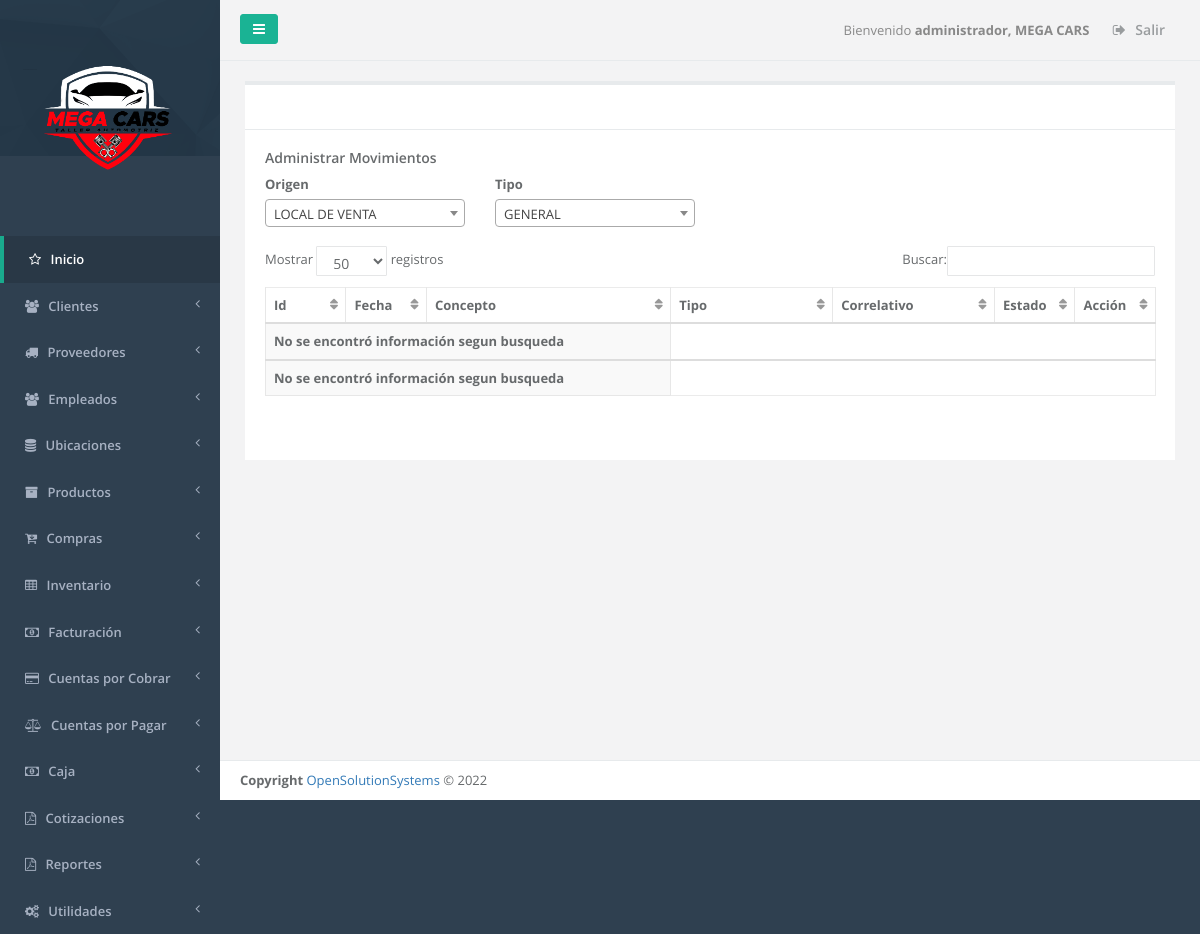
Screenshot of /admin_movimiento_asignacion.php (signed in) with the database file from the repository.
### tables this page shows
CREATE TABLE `sucursal` (
  `id_server` int(11) NOT NULL,
  `unique_id` text NOT NULL,
  `id_sucursal` int(11) NOT NULL,
  `descripcion` text NOT NULL,
  `direccion` varchar(255) NOT NULL,
  `telefono1` varchar(20) NOT NULL,
  `telefono2` varchar(20) NOT NULL,
  `casa_matriz` tinyint(1) NOT NULL,
  `iva` float NOT NULL,
  `monto_retencion1` float NOT NULL,
  `monto_retencion10` float NOT NULL,
  `monto_percepcion` float NOT NULL,
  `n_sucursal` int(11) NOT NULL,
  `vigencia_factura` int(11) NOT NULL,
  `vigencia_pedido` int(11) NOT NULL,
  `giro` varchar(100) NOT NULL,
  `nrc` varchar(100) NOT NULL,
  `nit` varchar(100) NOT NULL,
  `razon_social` varchar(150) NOT NULL,
  `logo` varchar(150) NOT NULL,
  `serie_cof` varchar(100) NOT NULL,
  `desde_cof` int(11) NOT NULL,
  `hasta_cof` int(11) NOT NULL,
  `serie_ccf` varchar(100) NOT NULL,
  `desde_ccf` int(11) NOT NULL,
  `hasta_ccf` int(11) NOT NULL,
  `ultima_act` date NOT NULL
);

CREATE TABLE `menu` (
  `id_server` int(11) NOT NULL,
  `unique_id` text NOT NULL,
  `id_menu` int(11) NOT NULL,
  `nombre` varchar(250) DEFAULT NULL,
  `prioridad` int(11) DEFAULT NULL,
  `icono` varchar(250) NOT NULL,
  `visible` tinyint(1) NOT NULL
);

### _conexion.php (called while the page is built, shortened)
<?php
$username = "root";
$password = "1234";
$hostname = "localhost";
$dbname = "megacar";
$conexion = mysqli_connect("$hostname","$username","$password","$dbname");
function _query($sql_string){
  global $conexion;
  mysqli_set_charset($conexion,"utf8");
  $query=mysqli_query($conexion,$sql_string);
  return $query;
}
function _fetch_array($sql_string){
  $fetched = mysqli_fetch_array($sql_string,MYSQLI_ASSOC);
  return $fetched;
}
function _num_rows($sql_string){
  $rows = mysqli_num_rows($sql_string);
  return $rows;
}
function get_name_script($url){
  if ( strpos($url, '/') !== FALSE ){
    $nombre_archivo_tmp = explode('/', $url);
  }
  $nombre_archivo= array_pop($nombre_archivo_tmp );
  return  $nombre_archivo;
}
function permission_usr($id_user,$filename){
  $sql1="SELECT menu.id_menu, menu.nombre as nombremenu, menu.prioridad,
  modulo.id_modulo,  modulo.nombre as nombremodulo, modulo.descripcion, modulo.filename,
  usuario_modulo.id_usuario,usuario.admin as admin
  FROM menu, modulo, usuario_modulo, usuario
  WHERE usuario.id_usuario='$id_user'
  AND menu.id_menu=modulo.id_menu
  AND usuario.id_usuario=usuario_modulo.id_usuario
  AND usuario_modulo.id_modulo=modulo.id_modulo
  AND modulo.filename='$filename'
  ";
  $result1=_query($sql1);
  $count1=_num_rows($result1);
  if($count1 >0){
    $row1=_fetch_array($result1);
    $filename=$row1['filename'];
    $name_link=$filename;
  }
  else{
    $name_link='NOT';
  }
  return $name_link;
}
?>

### admin_movimiento_asignacion.php (the view, shortened to what this page needs)
<?php
$_PAGE = array();
$_PAGE ['links'] = null;
$_PAGE ['links'] .= '<link href="css/bootstrap.min.css" rel="stylesheet">';
$_PAGE ['links'] .= '<link href="font-awesome/css/font-awesome.css" rel="stylesheet">';
$_PAGE ['links'] .= '<link href="css/plugins/iCheck/custom.css" rel="stylesheet">';
$_PAGE ['links'] .= '<link href="css/plugins/toastr/toastr.min.css" rel="stylesheet">';
$_PAGE ['links'] .= '<link href="css/plugins/dataTables/dataTables.bootstrap.css" rel="stylesheet">';
$_PAGE ['links'] .= '<link href="css/plugins/dataTables/dataTables.responsive.css" rel="stylesheet">';
$_PAGE ['links'] .= '<link href="css/plugins/select2/select2.css" rel="stylesheet">';
$_PAGE ['links'] .= '<link href="css/plugins/dataTables/dataTables.tableTools.min.css" rel="stylesheet">';
$_PAGE ['links'] .= '<link href="css/animate.css" rel="stylesheet">';
$_PAGE ['links'] .= '<link href="css/style.css" rel="stylesheet">';
include_once "header.php";
include_once "main_menu.php";
$id_user=$_SESSION["id_usuario"];
$admin=$_SESSION["admin"];
$uri = $_SERVER['SCRIPT_NAME'];
$filename=get_name_script($uri);
$links=permission_usr($id_user, $filename);
?>
<div class="wrapper wrapper-content  animated fadeInRight">
	<div class="row" id="row1">
		<div class="col-lg-12">
			<div class="ibox float-e-margins">
				<?php
				if ($links!='NOT' || $admin=='1') {
					echo "<div class='ibox-title'>";
					echo	"</div>";
					?>
					<div class="ibox-content">
						<header>
							<h4>Administrar Movimientos</h4>
						</header>
            <div class="row">
              <div class="col-lg-3">
                <label>Origen</label>
              </div>
              <div class="col-lg-3">
                <label>Tipo</label>
              </div>
            </div>
            <br>
						<section>
							<table class="table table-striped table-bordered table-hover" id="editable2">
								<thead>
									<tr>
										<th class="col-lg-1">Id</th>
										<th class="col-lg-1">Fecha</th>
										<th class="col-lg-3">Concepto</th>
										<th class="col-lg-2">Tipo</th>
                    <th class="col-lg-2">Correlativo</th>
                    <th class="col-lg-1">Estado</th>
										<th class="col-lg-1">Acci&oacute;n</th>
									</tr>
								</thead>
							</table>
						</section>
					</div>
				</div>
				</div>
			</div>
		</div>
		<?php
        include("footer.php");
                } else {
        echo "<br><br><div class='alert alert-warning'>No tiene permiso para este modulo.</div></div></div></div></div>";
        include("footer.php");
    }
    ?>

### main_menu.php (shortened to what this page needs)
<?php
  $id_sucursal = $_SESSION['id_sucursal'];
  $sql_sucursal = "SELECT * FROM sucursal WHERE id_sucursal = '$id_sucursal'";
  $query_sucursal = _query($sql_sucursal);
  $row_sucursal = _fetch_array($query_sucursal);
  $logo = $row_sucursal['logo'];
?>
<nav class="navbar-default navbar-static-side" role="navigation">
  <div class="sidebar-collapse">
    <ul class="nav" id="side-menu">
      <li class="nav-header">
        <div class="dropdown profile-element"> <span>
          <img alt="image" class="img-responsive" src="<?php echo $logo;  ?>" width="180px" style="margin-left: -3%;">
        </span>
      </div>
    </li>
    <?php
    $id_user=$_SESSION["id_usuario"];
    $admin=$_SESSION["admin"];
    $icono='fa fa-star-o';
    $sql_menus="SELECT id_menu, nombre, prioridad,icono FROM menu order by prioridad";
    $result=_query($sql_menus);
    $main_lnk='dashboard.php';
    if($admin=='1')
    {
      echo  "<li class='active'>";
      echo "<a href='dashboard.php'><i class='".$icono."'></i> <span class='nav-label'>Inicio</span></a>";
      echo  "</li>";
    }
    else
    {
      echo  "<li class='active'>";
      echo "<a href='dashboard.php'><i class='".$icono."'></i> <span class='nav-label'>Inicio</span></a>";
      echo  "</li>";
    }
    while($row=_fetch_array($result))
    {
      $menuname=$row['nombre'];
      $id_menu=$row['id_menu'];
      $icono=$row['icono'];
      if($admin=='1')
      {
        $sql_links="SELECT distinct menu.id_menu, menu.nombre as nombremenu, menu.prioridad,
        modulo.id_modulo, modulo.nombre as nombremodulo, modulo.descripcion, modulo.filename, usuario.admin
        FROM menu, modulo, usuario
        WHERE usuario.id_usuario='$id_user'
        AND usuario.admin='1'
        AND menu.id_menu='$id_menu'
        AND menu.id_menu=modulo.id_menu
        AND modulo.mostrarmenu='1'
        AND menu.visible=1
        ";
      }
      $result_modules=_query($sql_links);
      $numrow2=_num_rows($result_modules);
      if($numrow2>0)
      {
        echo "<li><a href='".$main_lnk."'><i class='".$icono."'></i></i> <span class='nav-label'>".$menuname."</span> <span class='fa arrow'></span></a>";
        echo" </li>";
      }
    }
  ?>
</div>
</nav>
<div id="page-wrapper" class="gray-bg">
  <div class="row border-bottom">
    <nav class="navbar navbar-static-top" role="navigation" style="margin-bottom: 0">
      <div class="navbar-header">
        <a class="navbar-minimalize minimalize-styl-2 btn btn-primary"><i class="fa fa-bars"></i> </a>
      </div>
      <?php
      $id_sucursal=$_SESSION["id_sucursal"];
      $qsucursal=_query("SELECT descripcion FROM sucursal WHERE id_sucursal='$id_sucursal'");
      $row_sucursal=_fetch_array($qsucursal);
      $sucursal=$row_sucursal["descripcion"];
      ?>
      <ul class="nav navbar-top-links navbar-right">
        <li>
          <span class="m-r-sm text-muted welcome-message">Bienvenido <b><?php echo $_SESSION["nombre"].", ".$sucursal ?> </b></span>
        </li>
        <li>
          <a href="logout.php">
            <i class="fa fa-sign-out"></i> Salir
          </a>
        </li>
      </ul>
    </nav>
  </div>

### rows the page displays
sucursal: logo (picture), descripcion "MEGA CARS"
menu: nombre "Clientes"
menu: nombre "Proveedores"
menu: nombre "Empleados"
menu: nombre "Ubicaciones"
menu: nombre "Productos"
menu: nombre "Compras"
menu: nombre "Inventario"
menu: nombre "Facturación"
menu: nombre "Cuentas por Cobrar"
menu: nombre "Cuentas por Pagar"
menu: nombre "Caja"
menu: nombre "Cotizaciones"
menu: nombre "Reportes"
menu: nombre "Utilidades"

### other values shown
$_SESSION["nombre"] "administrador"
